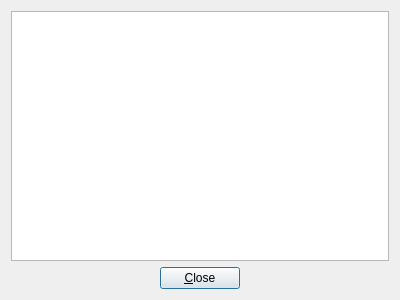
<?xml version="1.0" encoding="UTF-8"?>
<ui version="4.0">
 <class>dialogInfoBox</class>
 <widget class="QDialog" name="dialogInfoBox">
  <property name="windowModality">
   <enum>Qt::ApplicationModal</enum>
  </property>
  <property name="geometry">
   <rect>
    <x>0</x>
    <y>0</y>
    <width>400</width>
    <height>300</height>
   </rect>
  </property>
  <property name="windowTitle">
   <string notr="true">TrueOS Information</string>
  </property>
  <layout class="QGridLayout" name="gridLayout">
   <item row="0" column="0">
    <widget class="QTextEdit" name="textDisplay">
     <property name="undoRedoEnabled">
      <bool>false</bool>
     </property>
     <property name="readOnly">
      <bool>true</bool>
     </property>
    </widget>
   </item>
   <item row="1" column="0">
    <layout class="QHBoxLayout" name="horizontalLayout">
     <item>
      <spacer name="horizontalSpacer">
       <property name="orientation">
        <enum>Qt::Horizontal</enum>
       </property>
       <property name="sizeHint" stdset="0">
        <size>
         <width>98</width>
         <height>20</height>
        </size>
       </property>
      </spacer>
     </item>
     <item>
      <widget class="QPushButton" name="pushClose">
       <property name="text">
        <string>&amp;Close</string>
       </property>
      </widget>
     </item>
     <item>
      <spacer name="horizontalSpacer_2">
       <property name="orientation">
        <enum>Qt::Horizontal</enum>
       </property>
       <property name="sizeHint" stdset="0">
        <size>
         <width>138</width>
         <height>20</height>
        </size>
       </property>
      </spacer>
     </item>
    </layout>
   </item>
  </layout>
 </widget>
 <resources/>
 <connections/>
</ui>
